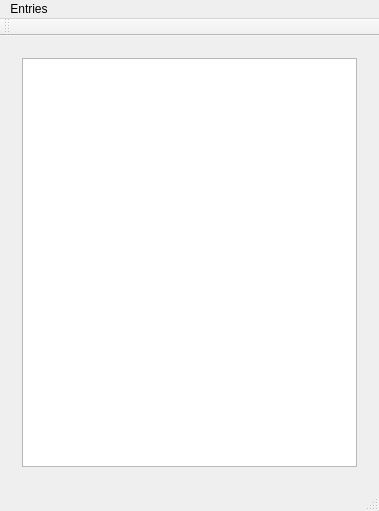
<?xml version="1.0" encoding="UTF-8"?>
<ui version="4.0">
 <class>MainWindow</class>
 <widget class="QMainWindow" name="MainWindow">
  <property name="geometry">
   <rect>
    <x>0</x>
    <y>0</y>
    <width>379</width>
    <height>511</height>
   </rect>
  </property>
  <property name="windowTitle">
   <string>MainWindow</string>
  </property>
  <widget class="QWidget" name="centralWidget">
   <layout class="QGridLayout" name="gridLayout">
    <item row="0" column="0">
     <widget class="QStackedWidget" name="stackedWidget">
      <widget class="QWidget" name="listPage">
       <layout class="QGridLayout" name="gridLayout_2">
        <item row="0" column="0">
         <widget class="QListWidget" name="listWidget"/>
        </item>
       </layout>
      </widget>
      <widget class="QWidget" name="detailPage">
       <layout class="QGridLayout" name="gridLayout_3">
        <item row="0" column="0">
         <widget class="QLabel" name="label">
          <property name="text">
           <string>Name:</string>
          </property>
         </widget>
        </item>
        <item row="0" column="1">
         <widget class="QLineEdit" name="nameEdit"/>
        </item>
        <item row="1" column="0">
         <widget class="QLabel" name="label_2">
          <property name="text">
           <string>Birthday</string>
          </property>
         </widget>
        </item>
        <item row="1" column="1">
         <widget class="QDateEdit" name="birthdayEdit"/>
        </item>
        <item row="2" column="0">
         <widget class="QLabel" name="label_3">
          <property name="text">
           <string>Address</string>
          </property>
         </widget>
        </item>
        <item row="2" column="1">
         <widget class="QPlainTextEdit" name="addressEdit"/>
        </item>
        <item row="3" column="0">
         <widget class="QLabel" name="label_4">
          <property name="text">
           <string>Phone Numbers</string>
          </property>
         </widget>
        </item>
        <item row="3" column="1">
         <widget class="QPlainTextEdit" name="phoneNumbersEdit"/>
        </item>
        <item row="4" column="0" colspan="2">
         <widget class="QDialogButtonBox" name="buttonBox">
          <property name="standardButtons">
           <set>QDialogButtonBox::Discard|QDialogButtonBox::Reset|QDialogButtonBox::Save</set>
          </property>
         </widget>
        </item>
       </layout>
      </widget>
     </widget>
    </item>
   </layout>
  </widget>
  <widget class="QMenuBar" name="menuBar">
   <property name="geometry">
    <rect>
     <x>0</x>
     <y>0</y>
     <width>379</width>
     <height>22</height>
    </rect>
   </property>
   <widget class="QMenu" name="menuEntries">
    <property name="title">
     <string>Entries</string>
    </property>
    <addaction name="actionAdd"/>
    <addaction name="actionEdit"/>
    <addaction name="actionRemove"/>
   </widget>
   <addaction name="menuEntries"/>
  </widget>
  <widget class="QToolBar" name="mainToolBar">
   <attribute name="toolBarArea">
    <enum>TopToolBarArea</enum>
   </attribute>
   <attribute name="toolBarBreak">
    <bool>false</bool>
   </attribute>
  </widget>
  <widget class="QStatusBar" name="statusBar"/>
  <action name="actionAdd">
   <property name="text">
    <string>Add</string>
   </property>
  </action>
  <action name="actionEdit">
   <property name="text">
    <string>Edit</string>
   </property>
  </action>
  <action name="actionRemove">
   <property name="text">
    <string>Remove</string>
   </property>
  </action>
 </widget>
 <layoutdefault spacing="6" margin="11"/>
 <resources/>
 <connections/>
</ui>
